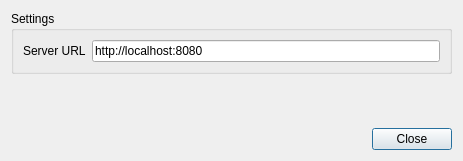
<?xml version="1.0" encoding="UTF-8"?>
<ui version="4.0">
 <class>DlgSettings</class>
 <widget class="QDialog" name="DlgSettings">
  <property name="geometry">
   <rect>
    <x>0</x>
    <y>0</y>
    <width>463</width>
    <height>161</height>
   </rect>
  </property>
  <property name="sizePolicy">
   <sizepolicy hsizetype="Minimum" vsizetype="Minimum">
    <horstretch>0</horstretch>
    <verstretch>0</verstretch>
   </sizepolicy>
  </property>
  <property name="windowTitle">
   <string>About Vector Tile Reader</string>
  </property>
  <layout class="QGridLayout" name="gridLayout">
   <item row="2" column="0">
    <spacer name="horizontalSpacer">
     <property name="orientation">
      <enum>Qt::Horizontal</enum>
     </property>
     <property name="sizeHint" stdset="0">
      <size>
       <width>40</width>
       <height>20</height>
      </size>
     </property>
    </spacer>
   </item>
   <item row="2" column="1">
    <widget class="QPushButton" name="btnClose">
     <property name="minimumSize">
      <size>
       <width>80</width>
       <height>0</height>
      </size>
     </property>
     <property name="text">
      <string>Close</string>
     </property>
    </widget>
   </item>
   <item row="0" column="0" colspan="2">
    <widget class="QGroupBox" name="groupSettings">
     <property name="title">
      <string>Settings</string>
     </property>
     <layout class="QGridLayout" name="gridLayout_2">
      <item row="0" column="1">
       <widget class="QLineEdit" name="txtServerPath">
        <property name="text">
         <string>http://localhost:8080</string>
        </property>
       </widget>
      </item>
      <item row="0" column="0">
       <widget class="QLabel" name="lblServerPath">
        <property name="text">
         <string>Server URL</string>
        </property>
       </widget>
      </item>
     </layout>
    </widget>
   </item>
   <item row="1" column="0">
    <spacer name="verticalSpacer">
     <property name="orientation">
      <enum>Qt::Vertical</enum>
     </property>
     <property name="sizeHint" stdset="0">
      <size>
       <width>20</width>
       <height>40</height>
      </size>
     </property>
    </spacer>
   </item>
  </layout>
 </widget>
 <resources/>
 <connections>
  <connection>
   <sender>btnClose</sender>
   <signal>clicked()</signal>
   <receiver>DlgSettings</receiver>
   <slot>reject()</slot>
   <hints>
    <hint type="sourcelabel">
     <x>347</x>
     <y>281</y>
    </hint>
    <hint type="destinationlabel">
     <x>199</x>
     <y>149</y>
    </hint>
   </hints>
  </connection>
 </connections>
</ui>
